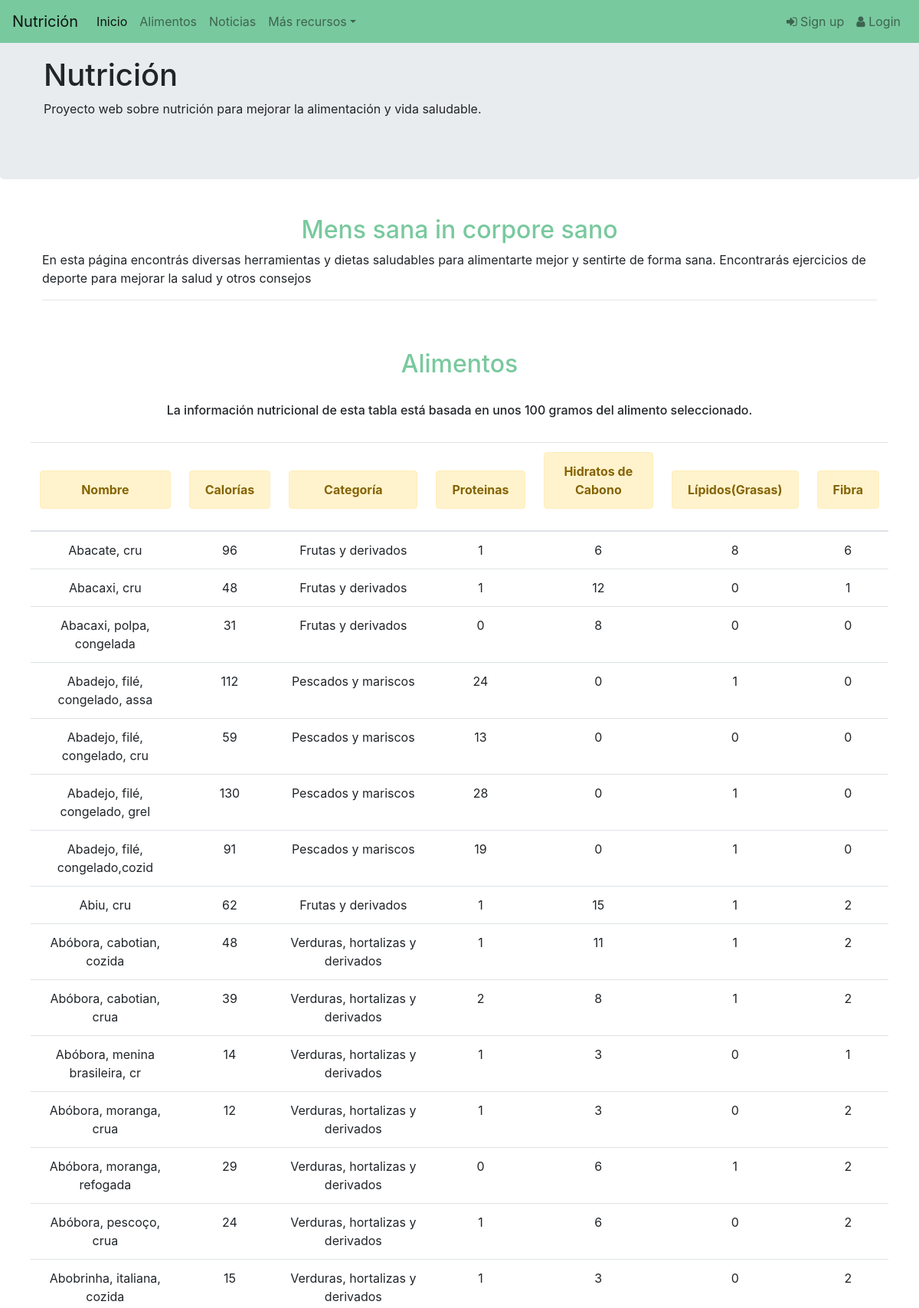
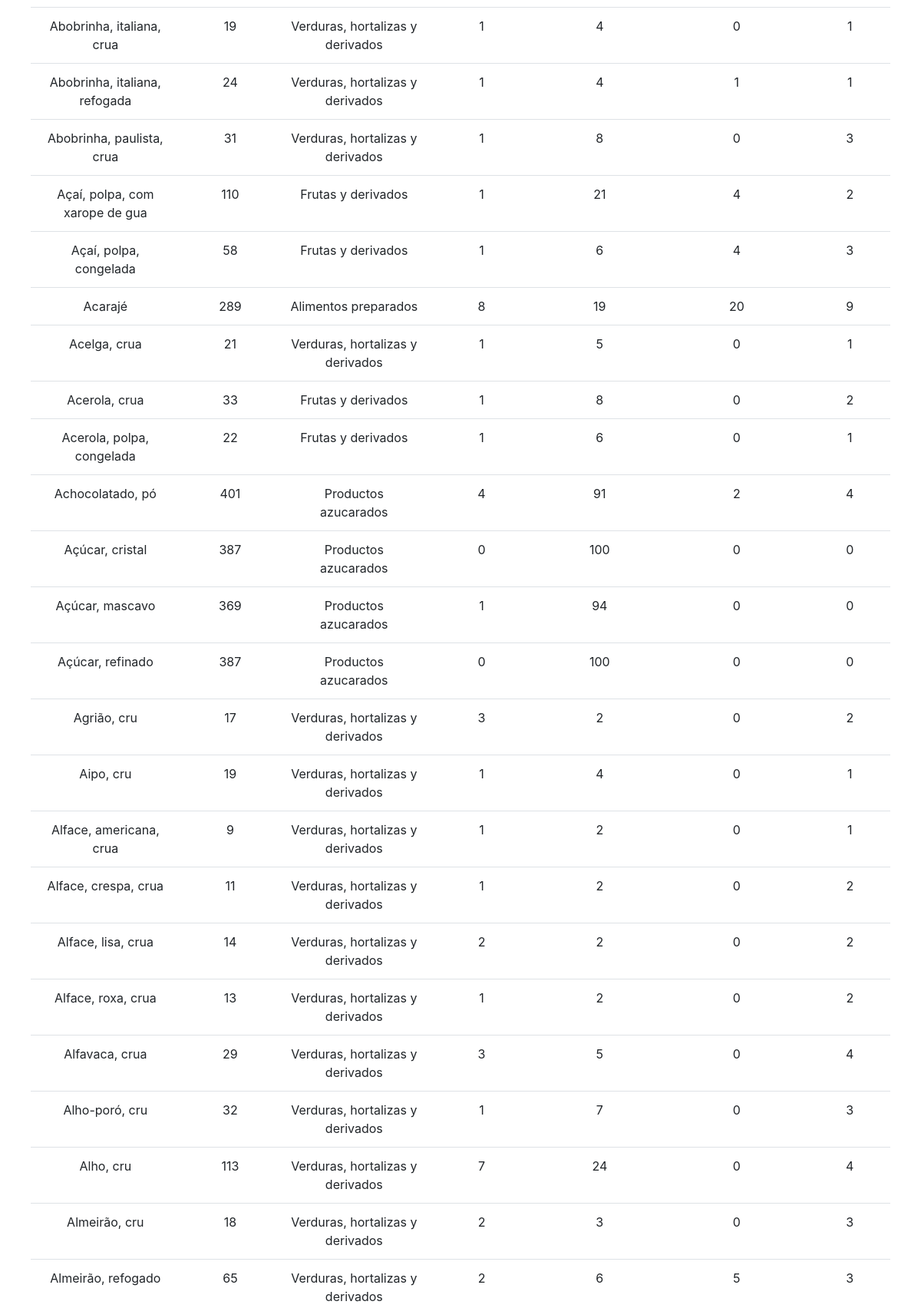
The page /alimentos.php (upper part) on the database its author committed (2 pictures, top to bottom).
### tables this page shows
CREATE TABLE `alimento` (
  `idAlimento` int(8) NOT NULL,
  `nombreAli` varchar(30) NOT NULL,
  `calorias` int(8) NOT NULL,
  `gramos` int(8) NOT NULL,
  `proteinas` double(8,0) DEFAULT NULL,
  `hidratosCarbono` double(8,0) DEFAULT NULL,
  `lipidos` double(8,0) DEFAULT NULL,
  `idCategoria` int(11) NOT NULL,
  `fibra` double(8,0) DEFAULT NULL,
  `calcio` double(9,0) DEFAULT NULL,
  `magnesio` double(9,0) DEFAULT NULL,
  `fosforo` double(9,0) DEFAULT NULL,
  `hierro` double(9,0) DEFAULT NULL,
  `sodio` double(9,0) DEFAULT NULL,
  `potasio` double(9,0) DEFAULT NULL,
  `cobre` double(9,0) DEFAULT NULL,
  `zinc` double(9,0) DEFAULT NULL,
  `manganeso` double(9,0) DEFAULT NULL
);

CREATE TABLE `categoria` (
  `idCategoria` int(11) NOT NULL,
  `nombreCat` varchar(40) NOT NULL
);

### alimentos.php (the view, shortened to what this page needs)
<?php
	include_once 'libs/conexion.php';
	$sql_leer = 'SELECT * FROM alimento a INNER JOIN categoria c ON a.idCategoria=c.idCategoria order by nombreAli';
    $gsent = $pdo -> prepare($sql_leer);
    $gsent->execute();
	$resultado_alimentosInicial = $gsent->fetchAll();
    $datosPagina = 50;
    $pagina=false;
    if(!$pagina){
        $iniciar =0;
    } else{
        $iniciar = ($pagina-1) * $datosPagina;
    }
    $sql_muestroAlimento = 'SELECT * FROM alimento a INNER JOIN categoria c ON a.idCategoria=c.idCategoria order by nombreAli Limit :iniciar , :numRecetas';
    $muestroalimento= $pdo->prepare($sql_muestroAlimento);
    $muestroalimento->bindParam(':iniciar', $iniciar, PDO::PARAM_INT);
    $muestroalimento->bindParam(':numRecetas', $datosPagina, PDO::PARAM_INT);
    $muestroalimento->execute();
    $resultado_alimento = $muestroalimento->fetchAll();
?>
<!DOCTYPE html>
<html>
<head>
    <link rel="stylesheet" type="text/css" media="screen" href="css/style.css" />
	<link rel="stylesheet" href="https://maxcdn.bootstrapcdn.com/bootstrap/4.1.3/css/bootstrap.min.css">
	<link href="//maxcdn.bootstrapcdn.com/font-awesome/4.7.0/css/font-awesome.min.css" rel="stylesheet">
</head>
<body>
    <?php
		if(isset($_SESSION['usuario'])):
			require_once "libs/navbarLogueado.php";
		else:
			require_once "libs/navbar.php";
		endif;
    ?>
  	<div class="jumbotron">
  	<div class="container">
	    <h1>Nutrición</h1>
	    <p>Proyecto web sobre nutrición para mejorar la alimentación y vida saludable.</p>
	  	</div>
	</div>
    <header>
	</header>
		<div class="container mx-auto">
		<main id="centerMain">
			<h2 class="titulo col-12 text-center">Mens sana in corpore sano</h2>
			<p>En esta página encontrás diversas herramientas y dietas saludables para alimentarte mejor y sentirte de forma sana.
			Encontrarás ejercicios de deporte para mejorar la salud y otros consejos </p>
			<hr>
            <br>
        <br>
	    <div class="row">
            <div class="col-lg-12 text-center">
                <h2 class="titulo">Alimentos</h2><br/>
				<h6>La información nutricional de esta tabla está basada en unos 100 gramos del alimento seleccionado.</h6>
                <br />
            </div>
			<table class="table text-center">
            <thead>
                <tr>
                <th scope="col"><div class=" alert alert-warning  ">Nombre</div></th>
				<th scope="col"><div class=" alert alert-warning  ">Calorías</div></th>
				<th scope="col"><div class=" alert alert-warning  ">Categoría</div></th>
				<th scope="col"><div class=" alert alert-warning  ">Proteinas</div></th>
				<th scope="col"> <div class=" alert alert-warning  ">Hidratos de Cabono</div></th>
				<th scope="col"><div class=" alert alert-warning  ">Lípidos(Grasas)</div></th>
				<th scope="col"><div class=" alert alert-warning  ">Fibra</div></th>
                </tr>
            </thead>
            <tbody>
				<?php foreach ($resultado_alimento as $dato) :  ?>
                <tr>
                <td><?php echo $dato['nombreAli']."<br>" ?></td>
				<td><?php echo $dato['calorias']."<br>" ?></td>
				<td><?php echo $dato['nombreCat']."<br>" ?></td>
				<td><?php echo $dato['proteinas']."<br>" ?></td>
				<td><?php echo $dato['hidratosCarbono']."<br>" ?></td>
				<td><?php echo $dato['lipidos']."<br>" ?></td>
				<td><?php echo $dato['fibra']."<br>" ?></td>
                </tr>
                <?php endforeach ?>
			</tbody>
            </table>
        </div>
	      <br>
		  <br>
		</main>
	</div>
</body>
</html>

### css/style.css (style rules this page uses)
* { margin: 0px; padding: 0px; }
.container { margin: 10px !important; }
header, footer { height:50px; }
.titulo { color: #79c99e; }
#centerMain { margin-top:-5%; }
main { padding:10px; position: relative; }

### rows shown on the page
alimento: nombreAli "Abacate, cru", calorias "96", idCategoria.nombreCat "Frutas y derivados", proteinas "1", hidratosCarbono "6", lipidos "8", fibra "6"
alimento: nombreAli "Abacaxi, cru", calorias "48", idCategoria.nombreCat "Frutas y derivados", proteinas "1", hidratosCarbono "12", lipidos "0", fibra "1"
alimento: nombreAli "Abacaxi, polpa, congelada", calorias "31", idCategoria.nombreCat "Frutas y derivados", proteinas "0", hidratosCarbono "8", lipidos "0", fibra "0"
alimento: nombreAli "Abadejo, filé, congelado, assa", calorias "112", idCategoria.nombreCat "Pescados y mariscos", proteinas "24", hidratosCarbono "0", lipidos "1", fibra "0"
alimento: nombreAli "Abadejo, filé, congelado, cru", calorias "59", idCategoria.nombreCat "Pescados y mariscos", proteinas "13", hidratosCarbono "0", lipidos "0", fibra "0"
alimento: nombreAli "Abadejo, filé, congelado, grel", calorias "130", idCategoria.nombreCat "Pescados y mariscos", proteinas "28", hidratosCarbono "0", lipidos "1", fibra "0"
alimento: nombreAli "Abadejo, filé, congelado,cozid", calorias "91", idCategoria.nombreCat "Pescados y mariscos", proteinas "19", hidratosCarbono "0", lipidos "1", fibra "0"
alimento: nombreAli "Abiu, cru", calorias "62", idCategoria.nombreCat "Frutas y derivados", proteinas "1", hidratosCarbono "15", lipidos "1", fibra "2"
alimento: nombreAli "Abóbora, cabotian, cozida", calorias "48", idCategoria.nombreCat "Verduras, hortalizas y derivados", proteinas "1", hidratosCarbono "11", lipidos "1", fibra "2"
alimento: nombreAli "Abóbora, cabotian, crua", calorias "39", idCategoria.nombreCat "Verduras, hortalizas y derivados", proteinas "2", hidratosCarbono "8", lipidos "1", fibra "2"
alimento: nombreAli "Abóbora, menina brasileira, cr", calorias "14", idCategoria.nombreCat "Verduras, hortalizas y derivados", proteinas "1", hidratosCarbono "3", lipidos "0", fibra "1"
alimento: nombreAli "Abóbora, moranga, crua", calorias "12", idCategoria.nombreCat "Verduras, hortalizas y derivados", proteinas "1", hidratosCarbono "3", lipidos "0", fibra "2"
alimento: nombreAli "Abóbora, moranga, refogada", calorias "29", idCategoria.nombreCat "Verduras, hortalizas y derivados", proteinas "0", hidratosCarbono "6", lipidos "1", fibra "2"
alimento: nombreAli "Abóbora, pescoço, crua", calorias "24", idCategoria.nombreCat "Verduras, hortalizas y derivados", proteinas "1", hidratosCarbono "6", lipidos "0", fibra "2"
alimento: nombreAli "Abobrinha, italiana, cozida", calorias "15", idCategoria.nombreCat "Verduras, hortalizas y derivados", proteinas "1", hidratosCarbono "3", lipidos "0", fibra "2"
alimento: nombreAli "Abobrinha, italiana, crua", calorias "19", idCategoria.nombreCat "Verduras, hortalizas y derivados", proteinas "1", hidratosCarbono "4", lipidos "0", fibra "1"
alimento: nombreAli "Abobrinha, italiana, refogada", calorias "24", idCategoria.nombreCat "Verduras, hortalizas y derivados", proteinas "1", hidratosCarbono "4", lipidos "1", fibra "1"
alimento: nombreAli "Abobrinha, paulista, crua", calorias "31", idCategoria.nombreCat "Verduras, hortalizas y derivados", proteinas "1", hidratosCarbono "8", lipidos "0", fibra "3"
alimento: nombreAli "Açaí, polpa, com xarope de gua", calorias "110", idCategoria.nombreCat "Frutas y derivados", proteinas "1", hidratosCarbono "21", lipidos "4", fibra "2"
alimento: nombreAli "Açaí, polpa, congelada", calorias "58", idCategoria.nombreCat "Frutas y derivados", proteinas "1", hidratosCarbono "6", lipidos "4", fibra "3"
alimento: nombreAli "Acarajé", calorias "289", idCategoria.nombreCat "Alimentos preparados", proteinas "8", hidratosCarbono "19", lipidos "20", fibra "9"
alimento: nombreAli "Acelga, crua", calorias "21", idCategoria.nombreCat "Verduras, hortalizas y derivados", proteinas "1", hidratosCarbono "5", lipidos "0", fibra "1"
alimento: nombreAli "Acerola, crua", calorias "33", idCategoria.nombreCat "Frutas y derivados", proteinas "1", hidratosCarbono "8", lipidos "0", fibra "2"
alimento: nombreAli "Acerola, polpa, congelada", calorias "22", idCategoria.nombreCat "Frutas y derivados", proteinas "1", hidratosCarbono "6", lipidos "0", fibra "1"
alimento: nombreAli "Achocolatado, pó", calorias "401", idCategoria.nombreCat "Productos azucarados", proteinas "4", hidratosCarbono "91", lipidos "2", fibra "4"
alimento: nombreAli "Açúcar, cristal", calorias "387", idCategoria.nombreCat "Productos azucarados", proteinas "0", hidratosCarbono "100", lipidos "0", fibra "0"
alimento: nombreAli "Açúcar, mascavo", calorias "369", idCategoria.nombreCat "Productos azucarados", proteinas "1", hidratosCarbono "94", lipidos "0", fibra "0"
alimento: nombreAli "Açúcar, refinado", calorias "387", idCategoria.nombreCat "Productos azucarados", proteinas "0", hidratosCarbono "100", lipidos "0", fibra "0"
alimento: nombreAli "Agrião, cru", calorias "17", idCategoria.nombreCat "Verduras, hortalizas y derivados", proteinas "3", hidratosCarbono "2", lipidos "0", fibra "2"
alimento: nombreAli "Aipo, cru", calorias "19", idCategoria.nombreCat "Verduras, hortalizas y derivados", proteinas "1", hidratosCarbono "4", lipidos "0", fibra "1"
alimento: nombreAli "Alface, americana, crua", calorias "9", idCategoria.nombreCat "Verduras, hortalizas y derivados", proteinas "1", hidratosCarbono "2", lipidos "0", fibra "1"
alimento: nombreAli "Alface, crespa, crua", calorias "11", idCategoria.nombreCat "Verduras, hortalizas y derivados", proteinas "1", hidratosCarbono "2", lipidos "0", fibra "2"
alimento: nombreAli "Alface, lisa, crua", calorias "14", idCategoria.nombreCat "Verduras, hortalizas y derivados", proteinas "2", hidratosCarbono "2", lipidos "0", fibra "2"
alimento: nombreAli "Alface, roxa, crua", calorias "13", idCategoria.nombreCat "Verduras, hortalizas y derivados", proteinas "1", hidratosCarbono "2", lipidos "0", fibra "2"
alimento: nombreAli "Alfavaca, crua", calorias "29", idCategoria.nombreCat "Verduras, hortalizas y derivados", proteinas "3", hidratosCarbono "5", lipidos "0", fibra "4"
alimento: nombreAli "Alho-poró, cru", calorias "32", idCategoria.nombreCat "Verduras, hortalizas y derivados", proteinas "1", hidratosCarbono "7", lipidos "0", fibra "3"
alimento: nombreAli "Alho, cru", calorias "113", idCategoria.nombreCat "Verduras, hortalizas y derivados", proteinas "7", hidratosCarbono "24", lipidos "0", fibra "4"
alimento: nombreAli "Almeirão, cru", calorias "18", idCategoria.nombreCat "Verduras, hortalizas y derivados", proteinas "2", hidratosCarbono "3", lipidos "0", fibra "3"
alimento: nombreAli "Almeirão, refogado", calorias "65", idCategoria.nombreCat "Verduras, hortalizas y derivados", proteinas "2", hidratosCarbono "6", lipidos "5", fibra "3"
